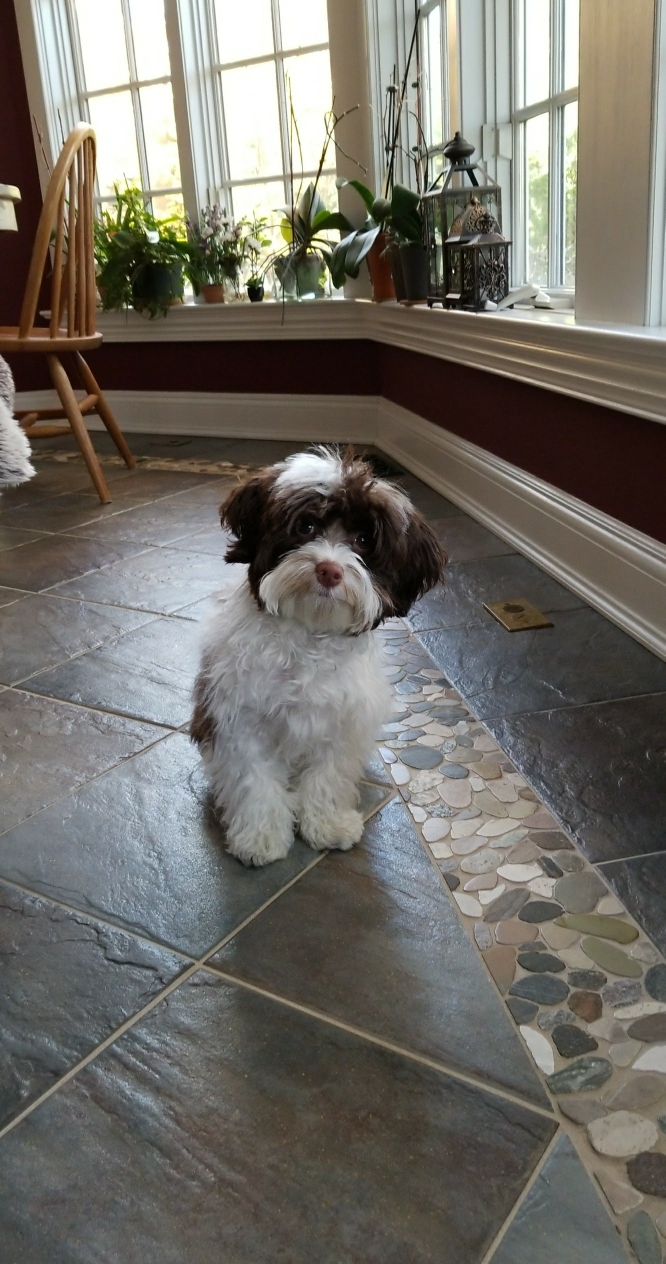
#> input picture python/6_practise/001_large_python_codebases_with_libraries/003_Using_LIbraries/001_manipulation_images/img.jpg, 1331 x 2527 px (shown at 1/2 size)
$ python main.py
#> lines starting #> are read from the running program, lines starting #| are printed output that depends on the picture
#opening and performing some relatively simple transformation operations to crop and resize the input image
from PIL import Image

def generate_postcard(in_path, out_path, crop=None, width=None):
    """Create a Postcard With a Text Greeting

    Arguments:
        in_path {str} -- the file location for the input image.
        out_path {str} -- the desired location for the output image.
    Returns:
        str -- the file path to the output image.
    """
#> called with in_path = 'img.jpg', out_path = 'out.jpg', crop = (450, 900, 900, 1300), width = 200
    img = Image.open(in_path)
#> img is the input picture: PIL image 1331x2527 RGB; mean R, G, B 112.2, 109, 102.2

    if crop is not None:
        img = img.crop(crop)
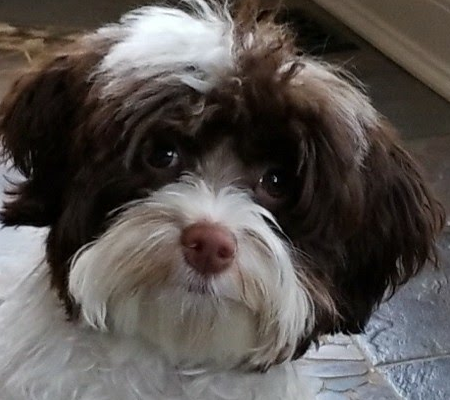
#> img: PIL image 450x400 RGB; mean R, G, B 88.3, 82.7, 79.4

    if width is not None:
        ratio = width/float(img.size[0])
#> ratio = 0.444
        height = int(ratio*float(img.size[1]))
#> height = 177
        img = img.resize((width, height), Image.NEAREST)
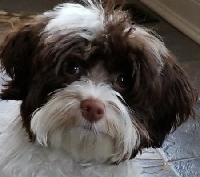
#> img: PIL image 200x177 RGB; mean R, G, B 88.3, 82.7, 79.4

    img.save(out_path)
    return out_path

if __name__=='__main__':
    print(generate_postcard('img.jpg',
                            'out.jpg',
                            (450, 900, 900, 1300),
                            200))
